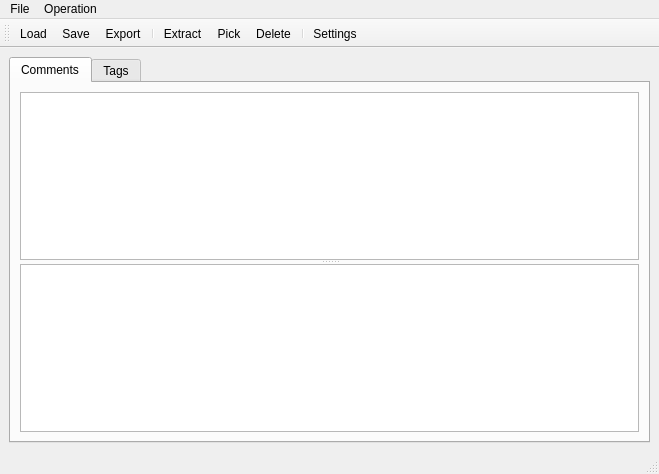
<?xml version="1.0" encoding="UTF-8"?>
<ui version="4.0">
 <class>MainWindow</class>
 <widget class="QMainWindow" name="MainWindow">
  <property name="geometry">
   <rect>
    <x>0</x>
    <y>0</y>
    <width>659</width>
    <height>474</height>
   </rect>
  </property>
  <property name="windowTitle">
   <string>Comment extractor</string>
  </property>
  <widget class="QWidget" name="centralwidget">
   <layout class="QVBoxLayout" name="verticalLayout">
    <item>
     <widget class="QTabWidget" name="tabWidget">
      <property name="currentIndex">
       <number>0</number>
      </property>
      <widget class="QWidget" name="tabComments">
       <attribute name="title">
        <string>Comments</string>
       </attribute>
       <layout class="QVBoxLayout" name="verticalLayout_2">
        <item>
         <widget class="QSplitter" name="splitterComments">
          <property name="orientation">
           <enum>Qt::Vertical</enum>
          </property>
          <widget class="QTableView" name="tvComments">
           <property name="editTriggers">
            <set>QAbstractItemView::NoEditTriggers</set>
           </property>
           <property name="selectionBehavior">
            <enum>QAbstractItemView::SelectRows</enum>
           </property>
           <property name="sortingEnabled">
            <bool>true</bool>
           </property>
           <attribute name="horizontalHeaderStretchLastSection">
            <bool>true</bool>
           </attribute>
          </widget>
          <widget class="CodeEdit" name="teComment"/>
         </widget>
        </item>
       </layout>
      </widget>
      <widget class="QWidget" name="tabTags">
       <attribute name="title">
        <string>Tags</string>
       </attribute>
       <layout class="QHBoxLayout" name="horizontalLayout">
        <item>
         <widget class="QSplitter" name="splitterTags">
          <property name="orientation">
           <enum>Qt::Horizontal</enum>
          </property>
          <widget class="QTableView" name="tvTagKeywords">
           <property name="editTriggers">
            <set>QAbstractItemView::NoEditTriggers</set>
           </property>
           <property name="selectionMode">
            <enum>QAbstractItemView::ExtendedSelection</enum>
           </property>
           <property name="selectionBehavior">
            <enum>QAbstractItemView::SelectRows</enum>
           </property>
           <property name="sortingEnabled">
            <bool>true</bool>
           </property>
          </widget>
          <widget class="QTableView" name="tvTagInstances">
           <property name="editTriggers">
            <set>QAbstractItemView::NoEditTriggers</set>
           </property>
           <property name="selectionMode">
            <enum>QAbstractItemView::SingleSelection</enum>
           </property>
           <property name="selectionBehavior">
            <enum>QAbstractItemView::SelectRows</enum>
           </property>
           <property name="sortingEnabled">
            <bool>true</bool>
           </property>
           <attribute name="horizontalHeaderStretchLastSection">
            <bool>true</bool>
           </attribute>
          </widget>
          <widget class="CodeEdit" name="teTag">
           <property name="font">
            <font>
             <family>Consolas</family>
             <pointsize>14</pointsize>
            </font>
           </property>
           <property name="lineWrapMode">
            <enum>QTextEdit::NoWrap</enum>
           </property>
           <property name="readOnly">
            <bool>true</bool>
           </property>
          </widget>
         </widget>
        </item>
       </layout>
      </widget>
     </widget>
    </item>
   </layout>
  </widget>
  <widget class="QMenuBar" name="menubar">
   <property name="geometry">
    <rect>
     <x>0</x>
     <y>0</y>
     <width>659</width>
     <height>22</height>
    </rect>
   </property>
   <widget class="QMenu" name="menuFile">
    <property name="title">
     <string>File</string>
    </property>
    <addaction name="actionLoad"/>
    <addaction name="actionSave"/>
    <addaction name="actionSettings"/>
   </widget>
   <widget class="QMenu" name="menuOperation">
    <property name="title">
     <string>Operation</string>
    </property>
    <addaction name="actionDelete"/>
    <addaction name="actionExtract"/>
    <addaction name="actionPick"/>
   </widget>
   <addaction name="menuFile"/>
   <addaction name="menuOperation"/>
  </widget>
  <widget class="QStatusBar" name="statusbar"/>
  <widget class="QToolBar" name="toolBar">
   <property name="windowTitle">
    <string>Toolbar</string>
   </property>
   <property name="iconSize">
    <size>
     <width>48</width>
     <height>32</height>
    </size>
   </property>
   <property name="toolButtonStyle">
    <enum>Qt::ToolButtonTextUnderIcon</enum>
   </property>
   <attribute name="toolBarArea">
    <enum>TopToolBarArea</enum>
   </attribute>
   <attribute name="toolBarBreak">
    <bool>false</bool>
   </attribute>
   <addaction name="actionLoad"/>
   <addaction name="actionSave"/>
   <addaction name="actionExport"/>
   <addaction name="separator"/>
   <addaction name="actionExtract"/>
   <addaction name="actionPick"/>
   <addaction name="actionDelete"/>
   <addaction name="separator"/>
   <addaction name="actionSettings"/>
  </widget>
  <action name="actionLoad">
   <property name="icon">
    <iconset resource="Resource.qrc">
     <normaloff>:/Images/Open.png</normaloff>:/Images/Open.png</iconset>
   </property>
   <property name="text">
    <string>Load</string>
   </property>
   <property name="toolTip">
    <string>Load</string>
   </property>
  </action>
  <action name="actionSave">
   <property name="icon">
    <iconset resource="Resource.qrc">
     <normaloff>:/Images/Save.png</normaloff>:/Images/Save.png</iconset>
   </property>
   <property name="text">
    <string>Save</string>
   </property>
  </action>
  <action name="actionExtract">
   <property name="icon">
    <iconset resource="Resource.qrc">
     <normaloff>:/Images/Find.png</normaloff>:/Images/Find.png</iconset>
   </property>
   <property name="text">
    <string>Extract</string>
   </property>
   <property name="toolTip">
    <string>Extract comments and tags</string>
   </property>
  </action>
  <action name="actionPick">
   <property name="icon">
    <iconset resource="Resource.qrc">
     <normaloff>:/Images/Filter.png</normaloff>:/Images/Filter.png</iconset>
   </property>
   <property name="text">
    <string>Pick</string>
   </property>
  </action>
  <action name="actionDelete">
   <property name="icon">
    <iconset resource="Resource.qrc">
     <normaloff>:/Images/Delete.png</normaloff>:/Images/Delete.png</iconset>
   </property>
   <property name="text">
    <string>Delete</string>
   </property>
   <property name="shortcut">
    <string>Del</string>
   </property>
  </action>
  <action name="actionSettings">
   <property name="icon">
    <iconset resource="Resource.qrc">
     <normaloff>:/Images/Settings.png</normaloff>:/Images/Settings.png</iconset>
   </property>
   <property name="text">
    <string>Settings</string>
   </property>
  </action>
  <action name="actionExport">
   <property name="icon">
    <iconset resource="Resource.qrc">
     <normaloff>:/Images/Export.png</normaloff>:/Images/Export.png</iconset>
   </property>
   <property name="text">
    <string>Export</string>
   </property>
  </action>
 </widget>
 <customwidgets>
  <customwidget>
   <class>CodeEdit</class>
   <extends>QTextEdit</extends>
   <header>CodeEdit.h</header>
  </customwidget>
 </customwidgets>
 <resources>
  <include location="Resource.qrc"/>
 </resources>
 <connections/>
</ui>
